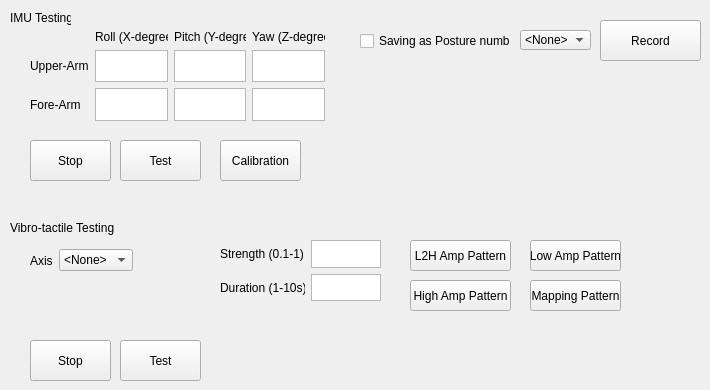
    <widget class="QWidget" name="tabTesting">
     <attribute name="title">
      <string>Testing</string>
     </attribute>
     <widget class="QLabel" name="label_4">
      <property name="geometry">
       <rect>
        <x>10</x>
        <y>10</y>
        <width>61</width>
        <height>16</height>
       </rect>
      </property>
      <property name="text">
       <string>IMU Testing</string>
      </property>
     </widget>
     <widget class="QWidget" name="gridLayoutWidget_5">
      <property name="geometry">
       <rect>
        <x>30</x>
        <y>30</y>
        <width>295</width>
        <height>91</height>
       </rect>
      </property>
      <layout class="QGridLayout" name="gridLayout_6">
       <item row="0" column="2">
        <widget class="QLabel" name="label_7">
         <property name="text">
          <string>Pitch (Y-degree)</string>
         </property>
        </widget>
       </item>
       <item row="0" column="3">
        <widget class="QLabel" name="label_8">
         <property name="text">
          <string>Yaw (Z-degree)</string>
         </property>
        </widget>
       </item>
       <item row="0" column="1">
        <widget class="QLabel" name="label_6">
         <property name="text">
          <string>Roll (X-degree)</string>
         </property>
        </widget>
       </item>
       <item row="1" column="1">
        <widget class="QTextBrowser" name="textBrowserIMUTestingUpperArmRoll"/>
       </item>
       <item row="2" column="1">
        <widget class="QTextBrowser" name="textBrowserIMUTestingForeArmRoll"/>
       </item>
       <item row="1" column="2">
        <widget class="QTextBrowser" name="textBrowserIMUTestingUpperArmPitch"/>
       </item>
       <item row="1" column="3">
        <widget class="QTextBrowser" name="textBrowserIMUTestingUpperArmYaw"/>
       </item>
       <item row="2" column="2">
        <widget class="QTextBrowser" name="textBrowserIMUTestingForeArmPitch"/>
       </item>
       <item row="2" column="3">
        <widget class="QTextBrowser" name="textBrowserIMUTestingForeArmYaw"/>
       </item>
       <item row="1" column="0">
        <widget class="QLabel" name="label_15">
         <property name="text">
          <string>Upper-Arm</string>
         </property>
        </widget>
       </item>
       <item row="2" column="0">
        <widget class="QLabel" name="label_16">
         <property name="text">
          <string>Fore-Arm</string>
         </property>
        </widget>
       </item>
      </layout>
     </widget>
     <widget class="QWidget" name="horizontalLayoutWidget">
      <property name="geometry">
       <rect>
        <x>360</x>
        <y>30</y>
        <width>151</width>
        <height>22</height>
       </rect>
      </property>
      <layout class="QHBoxLayout" name="horizontalLayout_3">
       <item>
        <widget class="QCheckBox" name="checkBoxIMUTestingSaving">
         <property name="text">
          <string>Saving as Posture number</string>
         </property>
        </widget>
       </item>
      </layout>
     </widget>
     <widget class="QPushButton" name="pushButtontextBrowserIMUTestingRecord">
      <property name="geometry">
       <rect>
        <x>600</x>
        <y>20</y>
        <width>101</width>
        <height>41</height>
       </rect>
      </property>
      <property name="text">
       <string>Record</string>
      </property>
     </widget>
     <widget class="QLabel" name="label_9">
      <property name="geometry">
       <rect>
        <x>10</x>
        <y>220</y>
        <width>111</width>
        <height>16</height>
       </rect>
      </property>
      <property name="text">
       <string>Vibro-tactile Testing</string>
      </property>
     </widget>
     <widget class="QWidget" name="verticalLayoutWidget_3">
      <property name="geometry">
       <rect>
        <x>30</x>
        <y>240</y>
        <width>171</width>
        <height>41</height>
       </rect>
      </property>
      <layout class="QHBoxLayout" name="horizontalLayout_5">
       <item>
        <widget class="QLabel" name="label_10">
         <property name="text">
          <string>Axis</string>
         </property>
        </widget>
       </item>
       <item>
        <widget class="QComboBox" name="ComboBoxVibroTestingAxis">
         <item>
          <property name="text">
           <string>&lt;None&gt;</string>
          </property>
         </item>
         <item>
          <property name="text">
           <string>1</string>
          </property>
         </item>
         <item>
          <property name="text">
           <string>2</string>
          </property>
         </item>
        </widget>
       </item>
       <item>
        <spacer name="horizontalSpacer_2">
         <property name="orientation">
          <enum>Qt::Horizontal</enum>
         </property>
         <property name="sizeHint" stdset="0">
          <size>
           <width>40</width>
           <height>20</height>
          </size>
         </property>
        </spacer>
       </item>
      </layout>
     </widget>
     <widget class="QWidget" name="gridLayoutWidget_6">
      <property name="geometry">
       <rect>
        <x>220</x>
        <y>240</y>
        <width>161</width>
        <height>61</height>
       </rect>
      </property>
      <layout class="QGridLayout" name="gridLayout_7">
       <item row="1" column="0">
        <widget class="QLabel" name="label_12">
         <property name="text">
          <string>Duration (1-10s)</string>
         </property>
        </widget>
       </item>
       <item row="0" column="1">
        <widget class="QTextEdit" name="textEditVibroTestingStrength"/>
       </item>
       <item row="1" column="1">
        <widget class="QTextEdit" name="textEditVibroTestingDuration"/>
       </item>
       <item row="0" column="0">
        <widget class="QLabel" name="label_11">
         <property name="text">
          <string>Strength (0.1-1)</string>
         </property>
        </widget>
       </item>
      </layout>
     </widget>
     <widget class="QPushButton" name="pushButtonIMUTestingStop">
      <property name="geometry">
       <rect>
        <x>30</x>
        <y>140</y>
        <width>81</width>
        <height>41</height>
       </rect>
      </property>
      <property name="text">
       <string>Stop</string>
      </property>
     </widget>
     <widget class="QPushButton" name="pushButtonIMUTestingTest">
      <property name="geometry">
       <rect>
        <x>120</x>
        <y>140</y>
        <width>81</width>
        <height>41</height>
       </rect>
      </property>
      <property name="text">
       <string>Test</string>
      </property>
     </widget>
     <widget class="QComboBox" name="ComboBoxIMUSaving">
      <property name="geometry">
       <rect>
        <x>520</x>
        <y>30</y>
        <width>71</width>
        <height>20</height>
       </rect>
      </property>
      <item>
       <property name="text">
        <string>&lt;None&gt;</string>
       </property>
      </item>
      <item>
       <property name="text">
        <string>1</string>
       </property>
      </item>
      <item>
       <property name="text">
        <string>2</string>
       </property>
      </item>
      <item>
       <property name="text">
        <string>3</string>
       </property>
      </item>
      <item>
       <property name="text">
        <string>4</string>
       </property>
      </item>
      <item>
       <property name="text">
        <string>5</string>
       </property>
      </item>
      <item>
       <property name="text">
        <string>6</string>
       </property>
      </item>
      <item>
       <property name="text">
        <string>7</string>
       </property>
      </item>
      <item>
       <property name="text">
        <string>8</string>
       </property>
      </item>
      <item>
       <property name="text">
        <string>9</string>
       </property>
      </item>
      <item>
       <property name="text">
        <string>10</string>
       </property>
      </item>
     </widget>
     <widget class="QPushButton" name="pushButtonVibroTestingStop">
      <property name="geometry">
       <rect>
        <x>30</x>
        <y>340</y>
        <width>81</width>
        <height>41</height>
       </rect>
      </property>
      <property name="text">
       <string>Stop</string>
      </property>
     </widget>
     <widget class="QPushButton" name="pushButtonVibroTestingTest">
      <property name="geometry">
       <rect>
        <x>120</x>
        <y>340</y>
        <width>81</width>
        <height>41</height>
       </rect>
      </property>
      <property name="text">
       <string>Test</string>
      </property>
     </widget>
     <widget class="QPushButton" name="pushButtonIMUTestingCalibration">
      <property name="geometry">
       <rect>
        <x>220</x>
        <y>140</y>
        <width>81</width>
        <height>41</height>
       </rect>
      </property>
      <property name="text">
       <string>Calibration</string>
      </property>
     </widget>
     <widget class="QPushButton" name="pushButtonVibroTestingL2HAmp">
      <property name="geometry">
       <rect>
        <x>410</x>
        <y>240</y>
        <width>101</width>
        <height>31</height>
       </rect>
      </property>
      <property name="text">
       <string>L2H Amp Pattern</string>
      </property>
     </widget>
     <widget class="QPushButton" name="pushButtonVibroTestingLowAmp">
      <property name="geometry">
       <rect>
        <x>530</x>
        <y>240</y>
        <width>91</width>
        <height>31</height>
       </rect>
      </property>
      <property name="text">
       <string>Low Amp Pattern</string>
      </property>
     </widget>
     <widget class="QPushButton" name="pushButtonVibroTestingHighAmp">
      <property name="geometry">
       <rect>
        <x>410</x>
        <y>280</y>
        <width>101</width>
        <height>31</height>
       </rect>
      </property>
      <property name="text">
       <string>High Amp Pattern</string>
      </property>
     </widget>
     <widget class="QPushButton" name="pushButtonVibroTestingMappingPattern">
      <property name="geometry">
       <rect>
        <x>530</x>
        <y>280</y>
        <width>91</width>
        <height>31</height>
       </rect>
      </property>
      <property name="text">
       <string>Mapping Pattern</string>
      </property>
     </widget>
    </widget>
